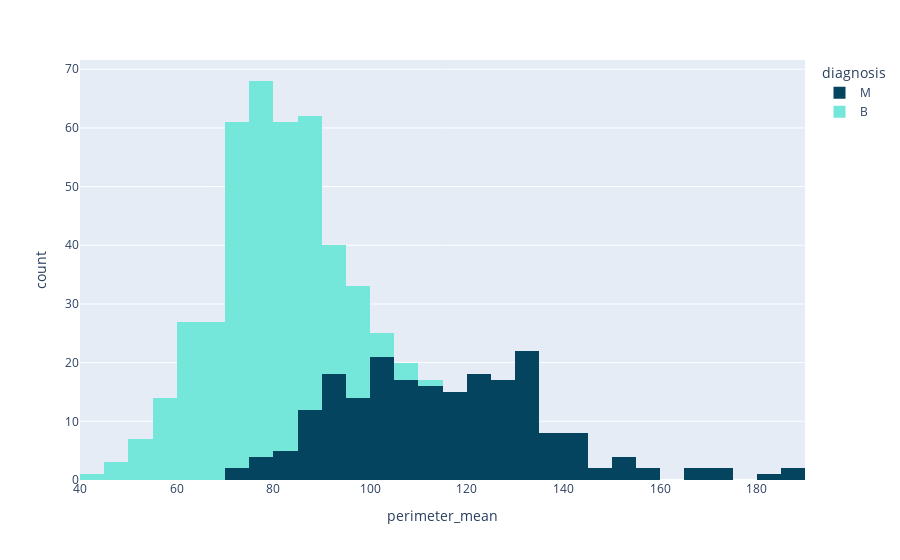

The notebook cell saved with this chart:
### Code cell
px.histogram(data_frame=ds,x='perimeter_mean',color='diagnosis',color_discrete_sequence=['#05445E','#75E6DA'])

### Figure 1 — Plotly figure (JSON) as saved in the notebook; plotly's stock layout.template omitted (floating-point values rounded to 4 significant figures; data arrays with more than 128 entries replaced by an {"elided": "..."} marker saying what was removed)
{"data": [{"alignmentgroup": "True", "bingroup": "x", "hovertemplate": "diagnosis=M<br>perimeter_mean=%{x}<br>count=%{y}<extra></extra>", "legendgroup": "M", "marker": {"color": "#05445E", "pattern": {"shape": ""}}, "name": "M", "offsetgroup": "M", "orientation": "v", "showlegend": true, "type": "histogram", "x": {"elided": "212 float values"}, "xaxis": "x", "yaxis": "y"}, {"alignmentgroup": "True", "bingroup": "x", "hovertemplate": "diagnosis=B<br>perimeter_mean=%{x}<br>count=%{y}<extra></extra>", "legendgroup": "B", "marker": {"color": "#75E6DA", "pattern": {"shape": ""}}, "name": "B", "offsetgroup": "B", "orientation": "v", "showlegend": true, "type": "histogram", "x": {"elided": "357 float values"}, "xaxis": "x", "yaxis": "y"}], "layout": {"autosize": true, "barmode": "relative", "legend": {"title": {"text": "diagnosis"}, "tracegroupgap": 0}, "margin": {"t": 60}, "xaxis": {"anchor": "y", "autorange": true, "domain": [0, 1], "range": [40, 190], "title": {"text": "perimeter_mean"}, "type": "linear"}, "yaxis": {"anchor": "x", "autorange": true, "domain": [0, 1], "range": [0, 71.58], "title": {"text": "count"}}}}
